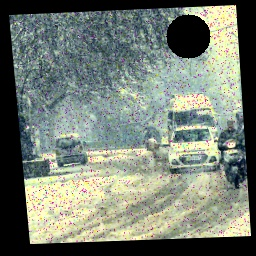
#> input picture driving_images/im001-snow.jpg, 256 x 256 px, found by its file name
$ python debug_perspective.py
#> lines starting #> are read from the running program, lines starting #| are printed output that depends on the picture; after the words box and inside, x2 and y2 are one past the last pixel; in counts of white or black regions, pixels touching at a corner belong together
### perspective.py
import cv2
import numpy as np
import os
import glob

# Comment out matplotlib to avoid NumPy compatibility issues
# from matplotlib import pyplot as plt


class PerspectiveCorrector:
    def __init__(self, debug=False):
        self.debug = debug

    def find_content_boundaries(self, image):
        """Find the boundaries of the non-black content in the image."""
        # Create a binary mask where non-black pixels are white
        # We use a small threshold to account for possible compression artifacts
        mask = np.zeros_like(image[:, :, 0])

        # Check if pixels are non-black in any channel
        non_black = np.logical_or.reduce(
            (
                image[:, :, 0] > 7,  # Red
                image[:, :, 1] > 7,  # Green
                image[:, :, 2] > 7,  # Blue
            )
        )
        mask[non_black] = 255

        if self.debug:
            cv2.imshow("Content Mask", mask)
            cv2.waitKey(0)

        # Find contours in the mask
        contours, _ = cv2.findContours(mask, cv2.RETR_EXTERNAL, cv2.CHAIN_APPROX_SIMPLE)

        # Get the largest contour (this should be our content)
        if not contours:
            # If no contours found, return the full image dimensions
            h, w = image.shape[:2]
            return np.array([[0, 0], [w, 0], [w, h], [0, h]])

        largest_contour = max(contours, key=cv2.contourArea)

        # Get the convex hull to ensure we have a proper shape
        hull = cv2.convexHull(largest_contour)

        # Approximate the hull to get a quadrilateral
        epsilon = 0.02 * cv2.arcLength(hull, True)
        approx = cv2.approxPolyDP(hull, epsilon, True)

        # If we have more than 4 points, find the corners that form the largest area
        if len(approx) > 4:
            rect = cv2.minAreaRect(approx)
            box = cv2.boxPoints(rect)
            # Use astype(np.int32) instead of np.int0 for NumPy 2.x compatibility
            approx = box.astype(np.int32)

        # If we have less than 4 points, use the minimum bounding rectangle
        if len(approx) < 4:
            x, y, w, h = cv2.boundingRect(hull)
            approx = np.array([[x, y], [x + w, y], [x + w, y + h], [x, y + h]])

        # Ensure we have exactly 4 points
        if len(approx) != 4:
            # Get the 4 corners of the bounding rectangle
            rect = cv2.minAreaRect(approx)
            approx = cv2.boxPoints(rect)
            # Use astype(np.int32) instead of np.int0 for NumPy 2.x compatibility
            approx = approx.astype(np.int32)

        if self.debug:
            debug_img = image.copy()
            cv2.drawContours(debug_img, [approx], 0, (0, 255, 0), 2)
            for i, point in enumerate(approx):
                cv2.circle(debug_img, tuple(point.reshape(-1)), 5, (0, 0, 255), -1)
                cv2.putText(
                    debug_img,
                    str(i),
                    tuple(point.reshape(-1)),
                    cv2.FONT_HERSHEY_SIMPLEX,
                    1,
                    (255, 0, 0),
                    2,
                )
            cv2.imshow("Detected Corners", debug_img)
            cv2.waitKey(0)

        return approx.reshape(-1, 2)

    def order_points(self, pts):
        """Order points in [top-left, top-right, bottom-right, bottom-left] order."""
        # Initialize list of coordinates
        rect = np.zeros((4, 2), dtype=np.float32)

        # Calculate sum and difference of points
        s = pts.sum(axis=1)
        diff = np.diff(pts, axis=1)

        # Top-left will have the smallest sum
        rect[0] = pts[np.argmin(s)]
        # Bottom-right will have the largest sum
        rect[2] = pts[np.argmax(s)]

        # Top-right will have the smallest difference
        rect[1] = pts[np.argmin(diff)]
        # Bottom-left will have the largest difference
        rect[3] = pts[np.argmax(diff)]

        return rect

    def correct_perspective(self, image, corners):
        """Apply perspective transformation to correct the image."""
        # Order the corners
        rect = self.order_points(np.float32(corners))

        # Calculate width and height of the new image
        width_a = np.sqrt(
            ((rect[2][0] - rect[3][0]) ** 2) + ((rect[2][1] - rect[3][1]) ** 2)
        )
        width_b = np.sqrt(
            ((rect[1][0] - rect[0][0]) ** 2) + ((rect[1][1] - rect[0][1]) ** 2)
        )
        max_width = max(int(width_a), int(width_b))

        height_a = np.sqrt(
            ((rect[1][0] - rect[2][0]) ** 2) + ((rect[1][1] - rect[2][1]) ** 2)
        )
        height_b = np.sqrt(
            ((rect[0][0] - rect[3][0]) ** 2) + ((rect[0][1] - rect[3][1]) ** 2)
        )
        max_height = max(int(height_a), int(height_b))

        # Destination points for the transform
        dst = np.array(
            [
                [0, 0],
                [max_width - 1, 0],
                [max_width - 1, max_height - 1],
                [0, max_height - 1],
            ],
            dtype=np.float32,
        )

        # Calculate perspective transform matrix
        M = cv2.getPerspectiveTransform(rect, dst)

        # Apply transformation
        warped = cv2.warpPerspective(image, M, (max_width, max_height))

        return warped

    def process_image(self, image_path):
        """Process a single image to correct perspective."""
        # Read the image
        image = cv2.imread(image_path)
#> image is the input picture: shape (256, 256, 3); mean B, G, R 115.6, 126.8, 118.6
        if image is None:
            print(f"Error: Could not read image at {image_path}")
            return None

        # Make a copy for visualization
        original = image.copy()

        # Find the boundaries between black background and content
        corners = self.find_content_boundaries(image)
#> in find_content_boundaries, `non_black = np.logical_or.reduce( ( image[:, :, 0] > 7,`:
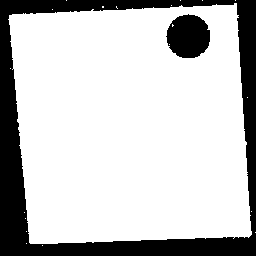
#> non_black: shape (256, 256) bool; 77.3% white; 2 black regions, box (x1, y1, x2, y2) and area: (0, 0, 256, 256) 13356, (166, 14, 210, 58) 1498
#> in find_content_boundaries, `cv2.drawContours(debug_img, [approx], 0, (0, 255, 0), 2)`:
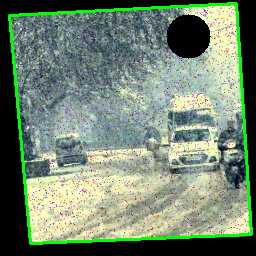
#> debug_img: shape (256, 256, 3); 4.14% of pixels changed, all inside (x1, y1, x2, y2) = (8, 2, 253, 245)
#> after the loop in find_content_boundaries, `for i, point in enumerate(approx):`:
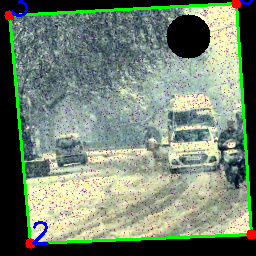
#> debug_img: shape (256, 256, 3); 0.91% of pixels changed, all inside (x1, y1, x2, y2) = (4, 0, 256, 249)
#> corners = [[236, 3], [251, 234], [30, 243], [9, 15]]

        # Apply perspective correction
        warped = self.correct_perspective(original, corners)
#> in order_points, `s = pts.sum(axis=1)`: s = [239, 485, 273, 24]
#> in order_points, `diff = np.diff(pts, axis=1)`: diff = [-233, -17, 213, 6]
#> in correct_perspective, `rect = self.order_points(np.float32(corners))`: rect = [[9, 15], [236, 3], [251, 234], [30, 243]]
#> in correct_perspective, `width_a = np.sqrt( ((rect[2][0] - rect[3][0]) ** 2) + ((rect[2][1] - r..`: width_a = 221.2
#> in correct_perspective, `width_b = np.sqrt( ((rect[1][0] - rect[0][0]) ** 2) + ((rect[1][1] - r..`: width_b = 227.3
#> in correct_perspective, `max_width = max(int(width_a), int(width_b))`: max_width = 227
#> in correct_perspective, `height_a = np.sqrt( ((rect[1][0] - rect[2][0]) ** 2) + ((rect[1][1] - ..`: height_a = 231.5
#> in correct_perspective, `height_b = np.sqrt( ((rect[0][0] - rect[3][0]) ** 2) + ((rect[0][1] - ..`: height_b = 229
#> in correct_perspective, `max_height = max(int(height_a), int(height_b))`: max_height = 231
#> in correct_perspective, `dst = np.array( [ [0, 0], [max_width - 1, 0], [max_width - 1, max_heig..`: dst = [[0, 0], [226, 0], [226, 230], [0, 230]]
#> in correct_perspective, `M = cv2.getPerspectiveTransform(rect, dst)`: M = [[1, -0.0922, -7.63], [0.0516, 0.975, -15.09], [4.64e-05, -0.000123, 1]]
#> in correct_perspective, `warped = cv2.warpPerspective(image, M, (max_width, max_height))`:
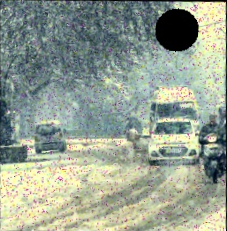
#> warped: shape (231, 227, 3); mean B, G, R 145.2, 159.5, 149.2

        if self.debug:
            # Draw corners on original image
            debug_img = original.copy()
            for i, corner in enumerate(corners):
                cv2.circle(
                    debug_img, (int(corner[0]), int(corner[1])), 5, (0, 255, 0), -1
                )
                cv2.putText(
                    debug_img,
                    str(i),
                    (int(corner[0]), int(corner[1])),
                    cv2.FONT_HERSHEY_SIMPLEX,
                    1,
                    (255, 0, 0),
                    2,
                )
#> this loop made 4 passes
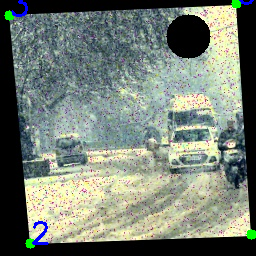
#> debug_img: shape (256, 256, 3); 0.91% of pixels changed, all inside (x1, y1, x2, y2) = (4, 0, 256, 249)

            # Show the original and corrected images
            cv2.imshow("Original", debug_img)
            cv2.imshow("Warped", warped)
            cv2.waitKey(0)

        return warped

    # [67 lines left out: functions process_directory, validate_results, not called in this run]


# Example usage
# [32 lines that do not run on import are left out]

### debug_perspective.py
import cv2
import os
from perspective import PerspectiveCorrector

# Create a directory for debug images
debug_dir = "debug_perspective_output"
os.makedirs(debug_dir, exist_ok=True)

# Initialize the perspective corrector with debug mode on
corrector = PerspectiveCorrector(debug=True)

# Process a single image for debugging
image_path = "/Users/morgan/Documents/GitHub/COMP2271_IP/driving_images/im001-snow.jpg"
print(f"Processing {image_path}")

# Process the image and save the result
warped = corrector.process_image(image_path)
if warped is not None:
    output_path = os.path.join(debug_dir, "im001-snow-perspective.jpg")
    cv2.imwrite(output_path, warped)
    print(f"Saved result to {output_path}")

print("Done debugging perspective correction!")

$ run again, with driving_images/im002-snow.jpg copied over driving_images/im001-snow.jpg
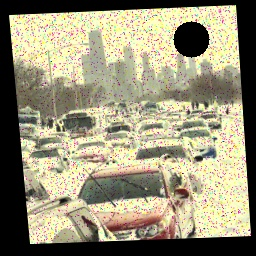
#> input picture driving_images/im002-snow.jpg, 256 x 256 px, found by its file name
#> in process_image, image is the input picture: shape (256, 256, 3); mean B, G, R 120.4, 146.3, 152.1
#> in find_content_boundaries, `non_black = np.logical_or.reduce( ( image[:, :, 0] > 7,`:
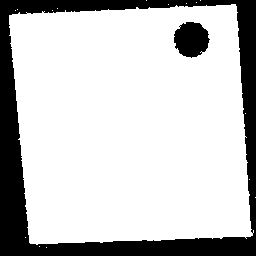
#> non_black: shape (256, 256) bool; 78.2% white; 2 black regions, box (x1, y1, x2, y2) and area: (0, 0, 256, 256) 13313, (174, 22, 210, 58) 966
#> corners = [[252, 235], [30, 243], [9, 15], [235, 4]]
#> s = [487, 273, 24, 239]
#> diff = [-17, 213, 6, -231]
#> rect = [[9, 15], [235, 4], [252, 235], [30, 243]]
#> width_a = 222.1
#> width_b = 226.3
#> max_width = 226
#> height_a = 231.6
#> height_b = 229
#> max_height = 231
#> dst = [[0, 0], [225, 0], [225, 230], [0, 230]]
#> M = [[1, -0.0924, -7.64], [0.0479, 0.985, -15.2], [5.1e-05, -8.62e-05, 1]]
#> the loop in process_image, `for i, corner in enumerate(corners):` made 4 passes
#> after the loop in process_image, `for i, corner in enumerate(corners):`:
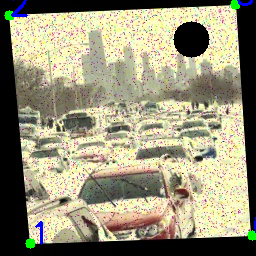
#> debug_img: shape (256, 256, 3); 0.86% of pixels changed, all inside (x1, y1, x2, y2) = (4, 0, 256, 249)

$ run again, with driving_images/im003-snow.jpg copied over driving_images/im001-snow.jpg
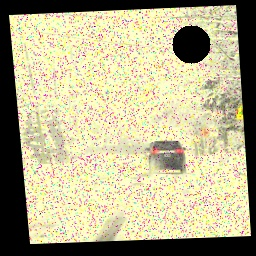
#> input picture driving_images/im003-snow.jpg, 256 x 256 px, found by its file name
#> in process_image, image is the input picture: shape (256, 256, 3); mean B, G, R 141.2, 175.2, 181
#> in find_content_boundaries, `non_black = np.logical_or.reduce( ( image[:, :, 0] > 7,`:
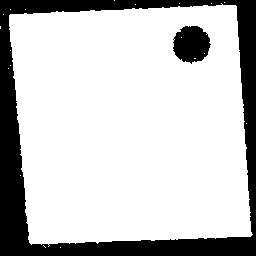
#> non_black: shape (256, 256) bool; 78.1% white; 2 black regions, box (x1, y1, x2, y2) and area: (0, 0, 256, 256) 13288, (173, 26, 211, 64) 1072
#> corners = [[235, 5], [252, 234], [31, 244], [9, 15]]
#> s = [240, 486, 275, 24]
#> diff = [-230, -18, 213, 6]
#> rect = [[9, 15], [235, 5], [252, 234], [31, 244]]
#> width_a = 221.2
#> width_b = 226.2
#> max_width = 226
#> height_a = 229.6
#> height_b = 230.1
#> max_height = 230
#> dst = [[0, 0], [225, 0], [225, 229], [0, 229]]
#> M = [[0.989, -0.095, -7.47], [0.043, 0.972, -14.97], [-8.56e-06, -9.53e-05, 1]]
#> the loop in process_image, `for i, corner in enumerate(corners):` made 4 passes
#> after the loop in process_image, `for i, corner in enumerate(corners):`:
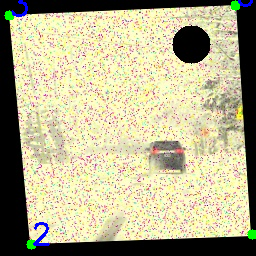
#> debug_img: shape (256, 256, 3); 0.93% of pixels changed, all inside (x1, y1, x2, y2) = (4, 0, 256, 250)

$ run again, with driving_images/im004-snow.jpg copied over driving_images/im001-snow.jpg
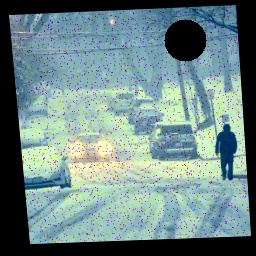
#> input picture driving_images/im004-snow.jpg, 256 x 256 px, found by its file name
#> in process_image, image is the input picture: shape (256, 256, 3); mean B, G, R 136.2, 136.9, 111.5
#> in find_content_boundaries, `non_black = np.logical_or.reduce( ( image[:, :, 0] > 7,`:
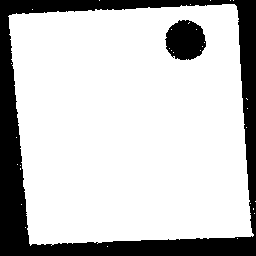
#> non_black: shape (256, 256) bool; 78% white; 2 black regions, box (x1, y1, x2, y2) and area: (0, 0, 256, 256) 13135, (165, 20, 206, 60) 1259
#> corners = [[234, 4], [253, 235], [30, 245], [8, 16]]
#> s = [238, 488, 275, 24]
#> diff = [-230, -18, 215, 8]
#> rect = [[8, 16], [234, 4], [253, 235], [30, 245]]
#> width_a = 223.2
#> width_b = 226.3
#> max_width = 226
#> height_a = 231.8
#> height_b = 230.1
#> max_height = 231
#> dst = [[0, 0], [225, 0], [225, 230], [0, 230]]
#> M = [[0.998, -0.0959, -6.45], [0.0523, 0.985, -16.17], [3.25e-05, -6.4e-05, 1]]
#> the loop in process_image, `for i, corner in enumerate(corners):` made 4 passes
#> after the loop in process_image, `for i, corner in enumerate(corners):`:
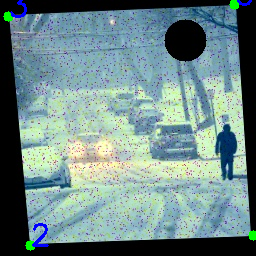
#> debug_img: shape (256, 256, 3); 0.91% of pixels changed, all inside (x1, y1, x2, y2) = (3, 0, 256, 251)
